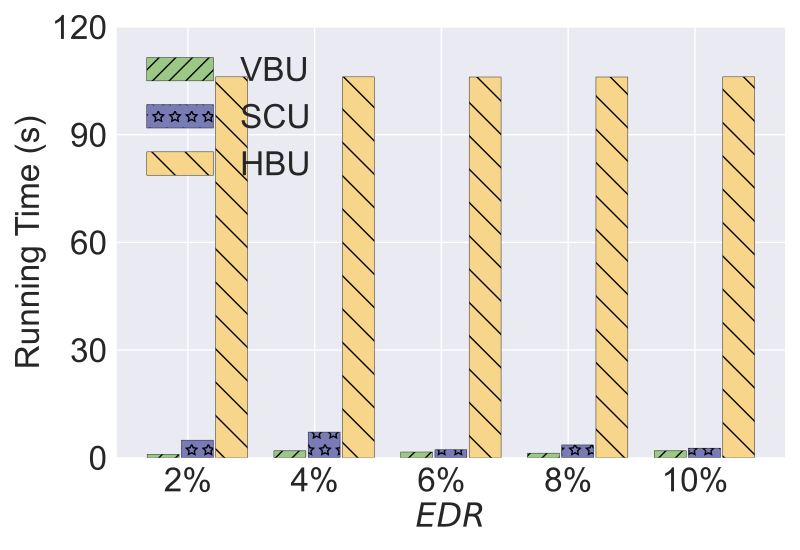

Recreate this plot in Python.
import matplotlib.pyplot as plt
import numpy as np

# user num = 50
labels = ['2%', '4%', '6%', '8%', '10%']

unl_fr = [2120 , 2120, 2120 , 2120 , 2120]

unl_hess_r = [106 + 3*106/50000*16, 106 + 3*106/50000*16, 106 + 2*106/50000*16, 106 + 2*106/50000*16, 106 + 3*106/50000*16]
unl_vbr = [3*1.6/21 /5*21, 6*1.6/21/5*21, 5*1.6/21 /5*21 , 4*1.6/21/5*21, 6*1.6/21/5*21]


unl_vib = [12*1.6/21, 20*1.6/21, 6*1.6/21, 6*1.6/21, 6*1.6/21]
unl_self_r = [11*2.23/23 /5*23, 16*2.23/23/5*23, 5*2.23/23/5*23, 8*2.23/23/5*23, 6*2.23/23/5*23]







x = np.arange(len(labels))  # the label locations
width = 0.6  # the width of the bars
# no_noise = np.around(no_noise,0)
# samping = np.around(samping,0)
# ldp = np.around(ldp,0)


plt.style.use('seaborn')
plt.figure()
#plt.subplots(figsize=(8, 5.3))
#plt.bar(x - width / 2 - width / 8 + width / 8, unl_fr, width=0.168, label='Retrain', color='dodgerblue', hatch='/')
#plt.bar(x - width / 2 - width / 8 + width / 8, unl_vbr, width=0.168, label='VBU', color='orange', hatch='\\')
plt.bar(x - width / 8 - width / 5,   unl_vbr, width=0.25168, label='VBU', color='#9BC985', edgecolor='black', hatch='//')




plt.bar(x + width / 8, unl_self_r, width=0.25168, label='SCU', color='#797BB7', edgecolor='black', hatch='*')


plt.bar(x + width / 2 - width / 8 + width / 5, unl_hess_r, width=0.25168, label='HBU', color='#F7D58B',edgecolor='black', hatch='\\')


# plt.bar(x - width / 2.5 ,  unl_vbr, width=width/3, label='VBU', color='orange', hatch='\\')
# plt.bar(x,unl_self_r, width=width/3, label='RFU-SS', color='g', hatch='x')
# plt.bar(x + width / 2.5,  unl_hess_r, width=width/3, label='HBU', color='tomato', hatch='-')


# Add some text for labels, title and custom x-axis tick labels, etc.
plt.ylabel('Running Time (s)', fontsize=24)
# ax.set_title('Performance of Different Users n')
plt.xticks(x, labels, fontsize=24)
# ax.set_xticklabels(labels,fontsize=15)

my_y_ticks = np.arange(0, 125, 30)
plt.yticks(my_y_ticks, fontsize=24)
# ax.set_yticklabels(my_y_ticks,fontsize=15)

plt.legend(loc='upper left', fontsize=24)
plt.xlabel('$\it{EDR}$' ,fontsize=24)
# ax.bar_label(rects1, padding=1)
# ax.bar_label(rects2, padding=3)
# ax.bar_label(rects3, padding=3)

plt.tight_layout()

plt.rcParams['figure.figsize'] = (2.0, 1)
plt.rcParams['image.interpolation'] = 'nearest'
plt.rcParams['figure.subplot.left'] = 0.11
plt.rcParams['figure.subplot.bottom'] = 0.08
plt.rcParams['figure.subplot.right'] = 0.977
plt.rcParams['figure.subplot.top'] = 0.969
plt.savefig('cifar_rt_er_bar.pdf', format='pdf', dpi=200)
plt.show()
